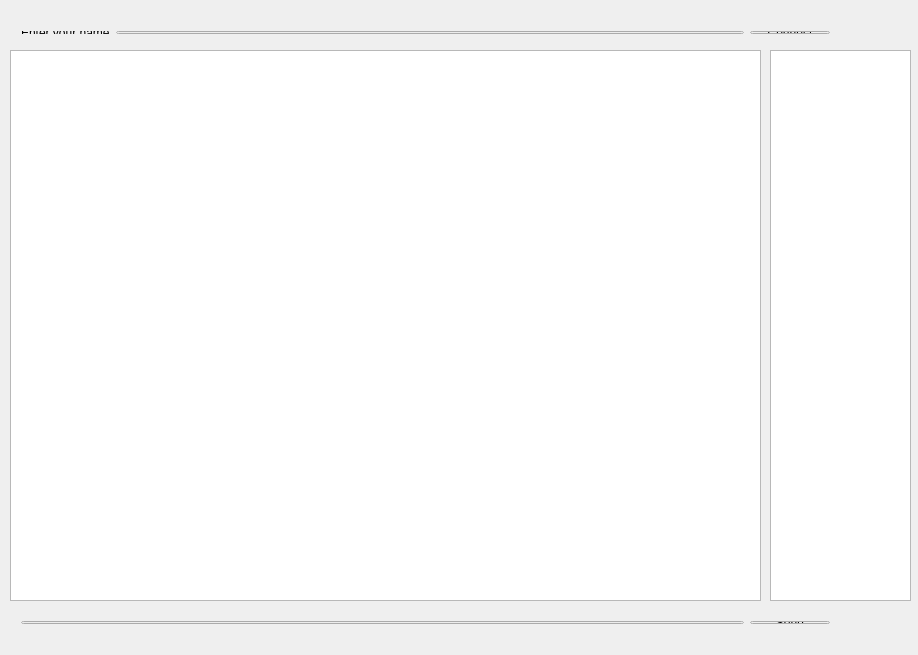
<?xml version="1.0" encoding="UTF-8"?>
<ui version="4.0">
 <class>MainWindow</class>
 <widget class="QMainWindow" name="MainWindow">
  <property name="geometry">
   <rect>
    <x>0</x>
    <y>0</y>
    <width>918</width>
    <height>655</height>
   </rect>
  </property>
  <property name="minimumSize">
   <size>
    <width>918</width>
    <height>655</height>
   </size>
  </property>
  <property name="maximumSize">
   <size>
    <width>918</width>
    <height>655</height>
   </size>
  </property>
  <property name="windowTitle">
   <string>MainWindow</string>
  </property>
  <property name="windowIcon">
   <iconset>
    <normaloff>C:/Users/dimay/Desktop/Icq.png</normaloff>C:/Users/dimay/Desktop/Icq.png</iconset>
  </property>
  <widget class="QWidget" name="centralWidget">
   <widget class="QTextEdit" name="roomsTextEdit">
    <property name="geometry">
     <rect>
      <x>10</x>
      <y>50</y>
      <width>751</width>
      <height>551</height>
     </rect>
    </property>
   </widget>
   <widget class="QTextEdit" name="usersTextEdit">
    <property name="geometry">
     <rect>
      <x>770</x>
      <y>50</y>
      <width>141</width>
      <height>551</height>
     </rect>
    </property>
   </widget>
   <widget class="QWidget" name="layoutWidget">
    <property name="geometry">
     <rect>
      <x>10</x>
      <y>610</y>
      <width>831</width>
      <height>25</height>
     </rect>
    </property>
    <layout class="QHBoxLayout" name="horizontalLayout">
     <item>
      <widget class="QLineEdit" name="lineEdit">
       <property name="maxLength">
        <number>256</number>
       </property>
      </widget>
     </item>
     <item>
      <widget class="QPushButton" name="sendButton">
       <property name="text">
        <string>Send</string>
       </property>
       <property name="autoDefault">
        <bool>false</bool>
       </property>
       <property name="default">
        <bool>false</bool>
       </property>
      </widget>
     </item>
    </layout>
   </widget>
   <widget class="QWidget" name="layoutWidget">
    <property name="geometry">
     <rect>
      <x>10</x>
      <y>20</y>
      <width>831</width>
      <height>25</height>
     </rect>
    </property>
    <layout class="QHBoxLayout" name="horizontalLayout_2">
     <item>
      <widget class="QLabel" name="label">
       <property name="text">
        <string>Enter your name</string>
       </property>
      </widget>
     </item>
     <item>
      <widget class="QLineEdit" name="loginLineEdit">
       <property name="text">
        <string/>
       </property>
       <property name="maxLength">
        <number>16</number>
       </property>
      </widget>
     </item>
     <item>
      <widget class="QPushButton" name="loginButton">
       <property name="text">
        <string>Connect</string>
       </property>
       <property name="autoDefault">
        <bool>false</bool>
       </property>
       <property name="default">
        <bool>false</bool>
       </property>
      </widget>
     </item>
    </layout>
   </widget>
  </widget>
 </widget>
 <layoutdefault spacing="6" margin="11"/>
 <resources/>
 <connections/>
</ui>
